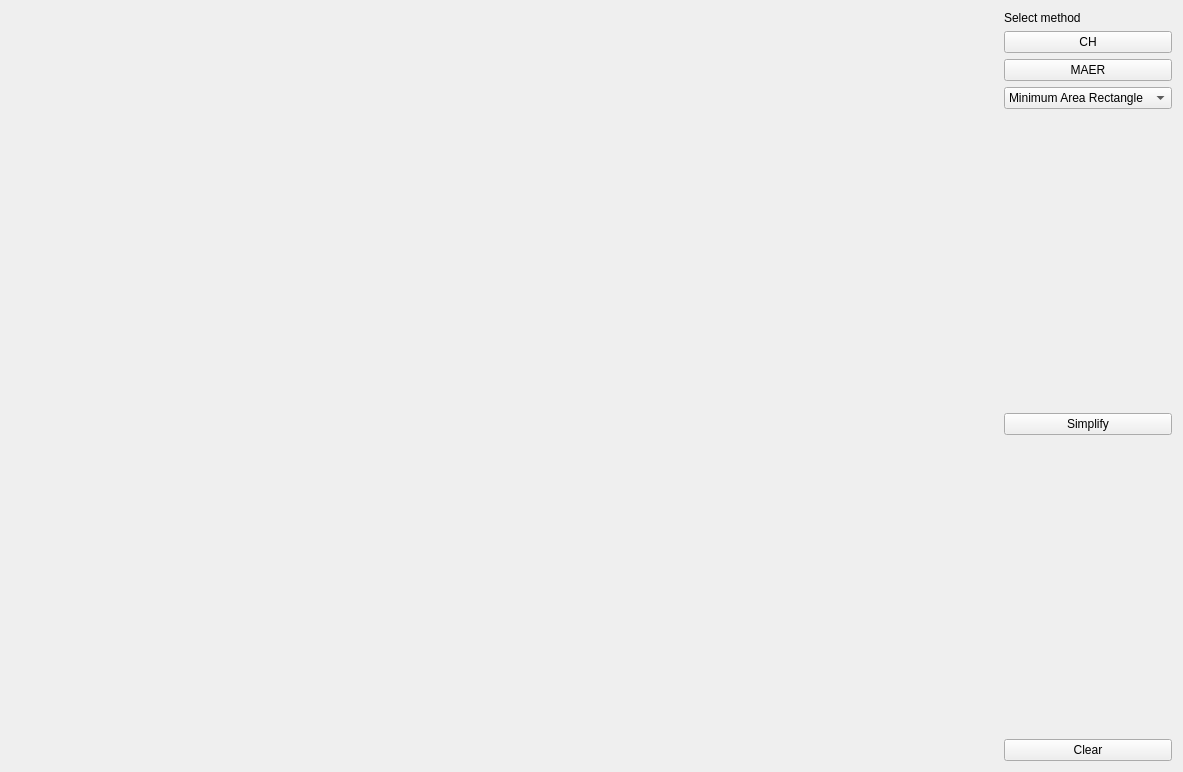
<?xml version="1.0" encoding="UTF-8"?>
<ui version="4.0">
 <class>MainForm</class>
 <widget class="QWidget" name="MainForm">
  <property name="geometry">
   <rect>
    <x>0</x>
    <y>0</y>
    <width>1183</width>
    <height>772</height>
   </rect>
  </property>
  <property name="windowTitle">
   <string>Simplify Building</string>
  </property>
  <layout class="QHBoxLayout" name="horizontalLayout">
   <item>
    <widget class="Draw" name="Canvas" native="true">
     <property name="sizePolicy">
      <sizepolicy hsizetype="Expanding" vsizetype="Expanding">
       <horstretch>0</horstretch>
       <verstretch>0</verstretch>
      </sizepolicy>
     </property>
    </widget>
   </item>
   <item>
    <layout class="QVBoxLayout" name="verticalLayout">
     <item>
      <widget class="QLabel" name="label">
       <property name="text">
        <string>Select method</string>
       </property>
      </widget>
     </item>
     <item>
      <widget class="QPushButton" name="pushButton_3">
       <property name="text">
        <string>CH</string>
       </property>
      </widget>
     </item>
     <item>
      <widget class="QPushButton" name="pushButton_4">
       <property name="text">
        <string>MAER</string>
       </property>
      </widget>
     </item>
     <item>
      <widget class="QComboBox" name="comboBox">
       <item>
        <property name="text">
         <string>Minimum Area Rectangle</string>
        </property>
       </item>
       <item>
        <property name="text">
         <string>Wall Average</string>
        </property>
       </item>
      </widget>
     </item>
     <item>
      <spacer name="verticalSpacer">
       <property name="orientation">
        <enum>Qt::Vertical</enum>
       </property>
       <property name="sizeHint" stdset="0">
        <size>
         <width>20</width>
         <height>40</height>
        </size>
       </property>
      </spacer>
     </item>
     <item>
      <widget class="QPushButton" name="pushButton">
       <property name="text">
        <string>Simplify</string>
       </property>
      </widget>
     </item>
     <item>
      <spacer name="verticalSpacer_2">
       <property name="orientation">
        <enum>Qt::Vertical</enum>
       </property>
       <property name="sizeHint" stdset="0">
        <size>
         <width>20</width>
         <height>40</height>
        </size>
       </property>
      </spacer>
     </item>
     <item>
      <widget class="QPushButton" name="pushButton_2">
       <property name="text">
        <string>Clear</string>
       </property>
      </widget>
     </item>
    </layout>
   </item>
  </layout>
 </widget>
 <customwidgets>
  <customwidget>
   <class>Draw</class>
   <extends>QWidget</extends>
   <header>draw.h</header>
   <container>1</container>
  </customwidget>
 </customwidgets>
 <resources/>
 <connections/>
</ui>
